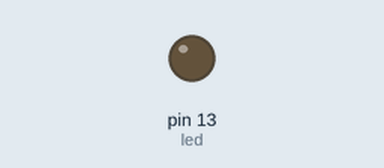
Recording of a program running on a simulated MicroPython board. Parts: output pins drawn as LEDs (lit = HIGH).

Above: at 1.3 s.
At 3.0 s:
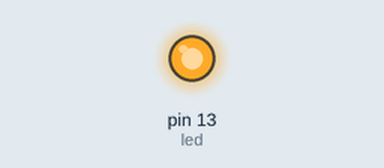
Timing chart, 0 to 8.1 s (numbered marks = the images above):
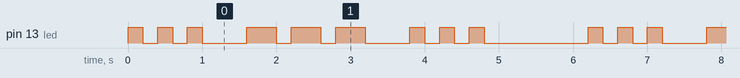

Measured:
- by itself, pin 13 (led): repeats every 6.2 s: 2 × (LOW 0.20 s, HIGH 0.20 s), LOW 0.60 s, 2 × (HIGH 0.40 s, LOW 0.20 s), HIGH 0.40 s, LOW 0.60 s, 2 × (HIGH 0.20 s, LOW 0.20 s), HIGH 0.20 s, LOW 1.4 s, HIGH 0.20 s
- by itself, everything shown: repeats every 6.2 s, in 18 steps

The program:

lab1_check1.py
```python
from machine import Pin
import utime

# Power-enable for NeoPixe
led = Pin(13, Pin.OUT)
led.value(0)

def blink(duration):
    led.value(1)
    utime.sleep(duration)
    led.value(0)

while True:
    for letter in ("...", "---", "..."):  # S、O、S
        for symbol in letter:
            if symbol == ".":
                blink(0.2)
            else:
                blink(0.4)

            utime.sleep(0.2)  # There is a 0.2 second pause between each dot or dash

        utime.sleep(0.4)      # The pause between letters is 0.4 seconds

    utime.sleep(0.8)          # The pause after each SOS sequence is 0.8 seconds
```
